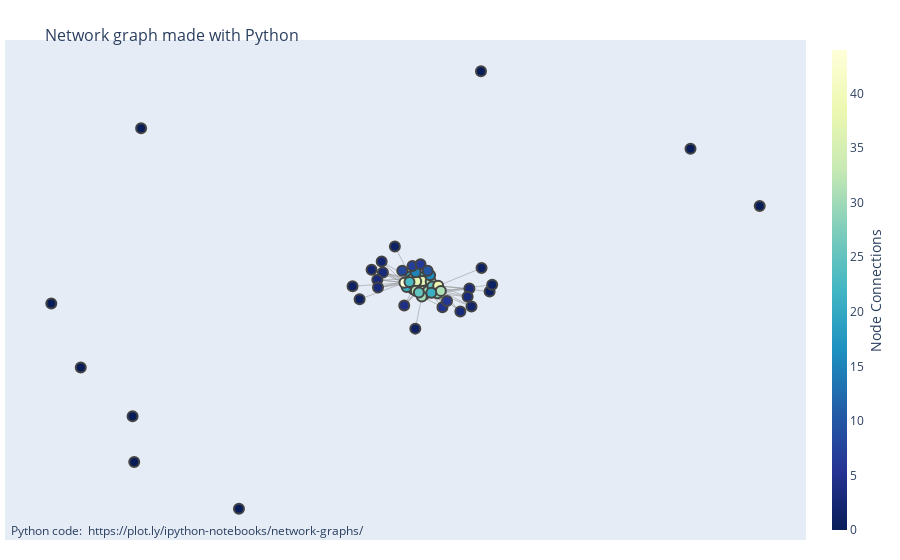

The code cell stored with this chart in its notebook:
### Code cell
fig = go.Figure(data=[edge_trace, node_trace],
             layout=go.Layout(
                title='<br>Network graph made with Python',
                titlefont_size=16,
                showlegend=False,
                hovermode='closest',
                margin=dict(b=20,l=5,r=5,t=40),
                annotations=[ dict(
                    text="Python code: <a href='https://plot.ly/ipython-notebooks/network-graphs/'> https://plot.ly/ipython-notebooks/network-graphs/</a>",
                    showarrow=False,
                    xref="paper", yref="paper",
                    x=0.005, y=-0.002 ) ],
                xaxis=dict(showgrid=False, zeroline=False, showticklabels=False),
                yaxis=dict(showgrid=False, zeroline=False, showticklabels=False))
                )
fig.show()

### Figure 1 — Plotly figure (JSON) as saved in the notebook; plotly's stock layout.template omitted (floating-point values rounded to 4 significant figures; data arrays with more than 128 entries replaced by an {"elided": "..."} marker saying what was removed)
{"data": [{"hoverinfo": "none", "line": {"color": "#888", "width": 0.5}, "mode": "lines", "type": "scatter", "x": {"elided": "1632 float values"}, "y": {"elided": "1632 float values"}}, {"hoverinfo": "text", "marker": {"color": [35, 33, 25, 27, 36, 30, 27, 4, 33, 34, 35, 34, 24, 33, 20, 21, 37, 43, 32, 16, 38, 44, 37, 23, 15, 17, 30, 25, 32, 30, 39, 29, 31, 21, 25, 8, 7, 6, 10, 3, 3, 1, 2, 3, 1, 2, 1, 5, 6, 1, 3, 3, 1, 1, 3, 2, 1, 0, 0, 0, 0, 0, 0, 0, 0, 0], "colorbar": {"thickness": 15, "title": {"side": "right", "text": "Node Connections"}, "xanchor": "left"}, "colorscale": [[0, "rgb(255,255,217)"], [0.125, "rgb(237,248,177)"], [0.25, "rgb(199,233,180)"], [0.375, "rgb(127,205,187)"], [0.5, "rgb(65,182,196)"], [0.625, "rgb(29,145,192)"], [0.75, "rgb(34,94,168)"], [0.875, "rgb(37,52,148)"], [1, "rgb(8,29,88)"]], "line": {"width": 2}, "reversescale": true, "showscale": true, "size": 10}, "mode": "markers", "text": ["genesis: 35", "exodus: 33", "leviticus: 25", "numbers: 27", "deuteronomy: 36", "joshua: 30", "judges: 27", "ruth: 4", "1-samuel: 33", "2-samuel: 34", "1-kings: 35", "2-kings: 34", "1-chronicles: 24", "2-chronicles: 33", "ezra: 20", "nehemiah: 21", "esther: 37", "job: 43", "psalms: 32", "proverbs: 16", "ecclesiastes: 38", "song-of-solomon: 44", "isaiah: 37", "jeremiah: 23", "lamentations: 15", "ezekiel: 17", "daniel: 30", "hosea: 25", "joel: 32", "amos: 30", "obadiah: 39", "jonah: 29", "micah: 31", "nahum: 21", "habakkuk: 25", "zephaniah: 8", "haggai: 7", "zechariah: 6", "malachi: 10", "matthew: 3", "mark: 3", "luke: 1", "john: 2", "acts: 3", "romans: 1", "1-corinthians: 2", "2-corithians: 1", "galatians: 5", "ephesians: 6", "philippians: 1", "colossians: 3", "1-thessalonians: 3", "2-thessalonians: 1", "1-timothy: 1", "2-timothy: 3", "titus: 2", "philemon: 1", "hebrews: 0", "james: 0", "1-peter: 0", "2-peter: 0", "1-john: 0", "2-john: 0", "3-john: 0", "jude: 0", "revelation: 0"], "type": "scatter", "x": [0.04525, 0.03985, 0.05094, 0.06522, 0.05821, 0.05495, 0.02622, -0.003051, 0.02253, 0.03485, 0.05319, 0.04085, 0.04024, 0.06215, 0.01453, 0.00381, 0.04861, 0.01856, 0.07169, 0.07, 0.01648, -0.002508, 0.03066, 0.0117, 0.0291, 0.05289, 0.06418, 0.0764, 0.02962, 0.04662, 0.09276, 0.09081, 0.1004, 0.07322, 0.0383, -0.00862, 0.02027, 0.04303, 0.06297, -0.06313, -0.07895, -0.129, -0.06674, -0.07711, -0.1489, -0.09518, -0.02947, 0.1048, 0.1177, 0.02819, 0.1809, 0.1758, 0.2151, 0.2379, 0.1553, 0.1868, 0.2451, -0.7455, -0.7649, 0.8047, -0.9158, 1, 0.2135, -0.9989, -0.4694, -0.7696], "y": [-0.006787, 0.006297, -0.02272, -0.004136, 0.02381, 0.03093, 0.0007872, -0.08516, -0.01379, -0.01194, -0.0007309, 0.02273, 0.03896, 0.01252, 0.04143, -0.004851, 0.02136, 0.02907, 0.01922, 0.04671, 0.01304, 0.01424, 0.02024, 0.01771, 0.05976, -0.03827, -0.02163, -0.001818, -0.02064, -0.04617, 0.0007293, -0.03184, -0.02144, -0.03017, -0.02897, 0.06674, 0.08737, 0.09543, 0.06677, 0.0589, 0.02716, -0.05819, 0.1071, -0.007039, -0.001056, 0.07099, 0.1731, -0.09271, -0.06587, -0.1869, -0.01144, -0.04753, 0.07851, -0.02451, -0.1122, -0.08993, 0.005058, 0.6914, -0.771, 0.6016, -0.3573, 0.3507, 0.9411, -0.07713, -0.9762, -0.5713]}], "layout": {"annotations": [{"showarrow": false, "text": "Python code: <a href='https://plot.ly/ipython-notebooks/network-graphs/'> https://plot.ly/ipython-notebooks/network-graphs/</a>", "x": 0.005, "xref": "paper", "y": -0.002, "yref": "paper"}], "hovermode": "closest", "margin": {"b": 20, "l": 5, "r": 5, "t": 40}, "showlegend": false, "title": {"font": {"size": 16}, "text": "<br>Network graph made with Python"}, "xaxis": {"showgrid": false, "showticklabels": false, "zeroline": false}, "yaxis": {"showgrid": false, "showticklabels": false, "zeroline": false}}}
